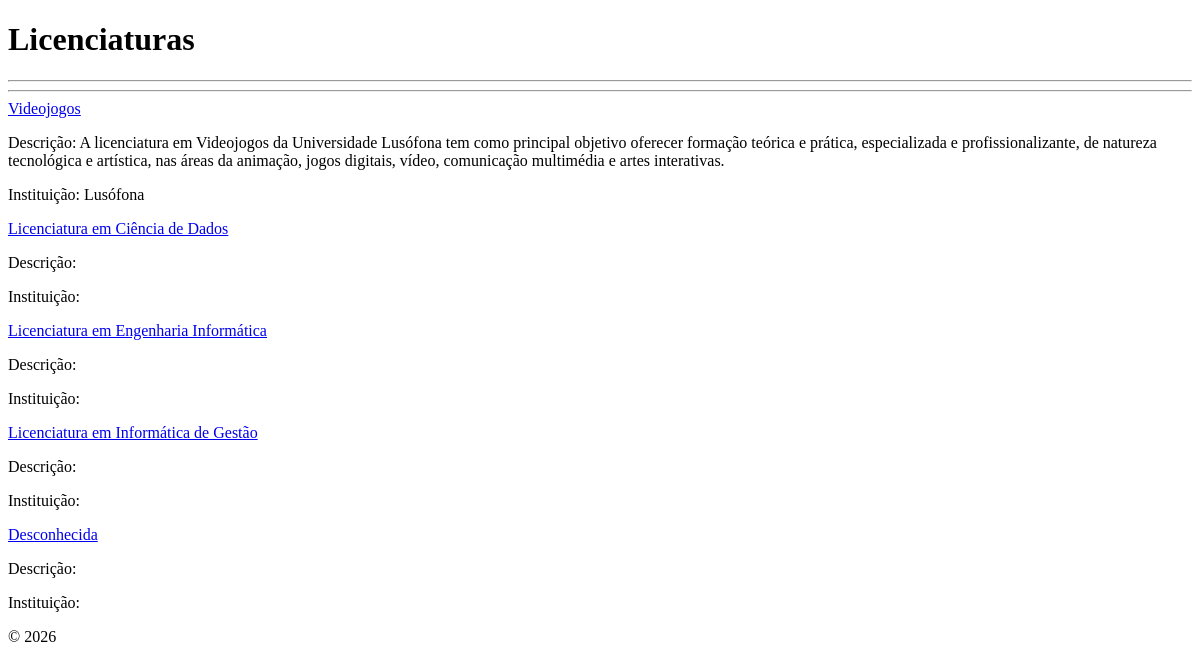
The app's page /licenciaturas/, older data.
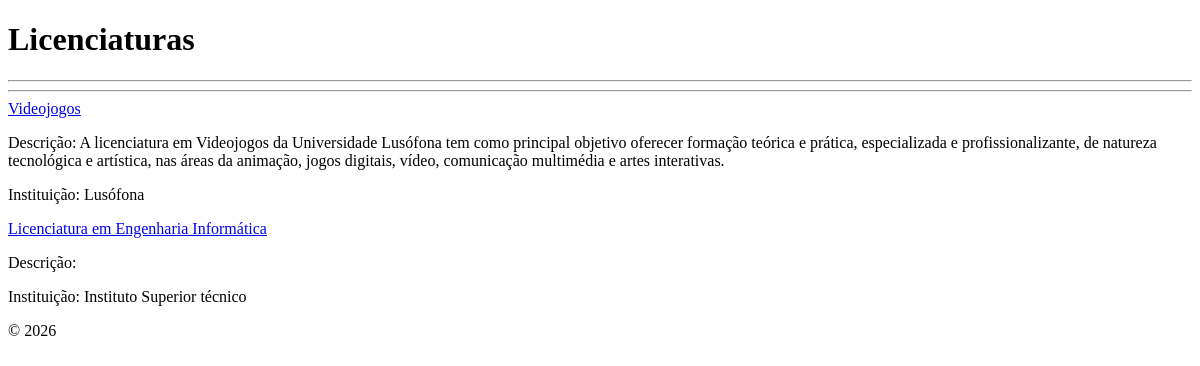
The same page, newer data.
### portfolio_app/models.py (models this page shows, shortened)
class Licenciatura(models.Model):
    nome = models.CharField(max_length=200, blank = True, null=True)
    descricao = models.TextField(blank = True, null=True)
    creditos = models.IntegerField(blank = True, null=True)
    instituicao = models.CharField(max_length=200, blank = True, null=True)
    class Meta:
        verbose_name = "Licenciatura"
        verbose_name_plural = "Licenciaturas"

### portfolio_app/views.py (the view)
# urls.py: path('licenciaturas/', views.licenciaturas_view, name="licenciaturas"),
def licenciaturas_view(request):
    licenciaturas = Licenciatura.objects.all()
    return render(request, 'portfolio/licenciaturas.html', {'licenciaturas': licenciaturas})

### portfolio_app/templates/portfolio/licenciaturas.html (shortened to what this page needs)
<!DOCTYPE html>
<html lang="pt">
<head>
</head>
<body>
    <header>
        <h1>Licenciaturas</h1>
        <hr><hr>
    </header>
    <main>
        {% block content %}
            {% for licenciatura in licenciaturas %}
            <article>
                <header>
                    <a href="{% url 'unidadescurriculares' %}"> {{licenciatura.nome}}</a>
                    <p>Descrição: {{ licenciatura.descricao }}</p>
                    <p>Instituição: {{ licenciatura.instituicao }}</p>
                </header>
            </article>
            {% endfor %}
        {% endblock %}
    </main>
    <footer>
        <p>&copy; 2026</p>
    </footer>
</body>
</html>

Row changes from the older to the newer data that the page shows:
removed Licenciatura: nome "Licenciatura em Ciência de Dados"
removed Licenciatura: nome "Licenciatura em Informática de Gestão"
removed Licenciatura: nome "Desconhecida"
changed Licenciatura "Licenciatura em Engenharia Informática": instituicao (not shown) → "Instituto Superior técnico"
